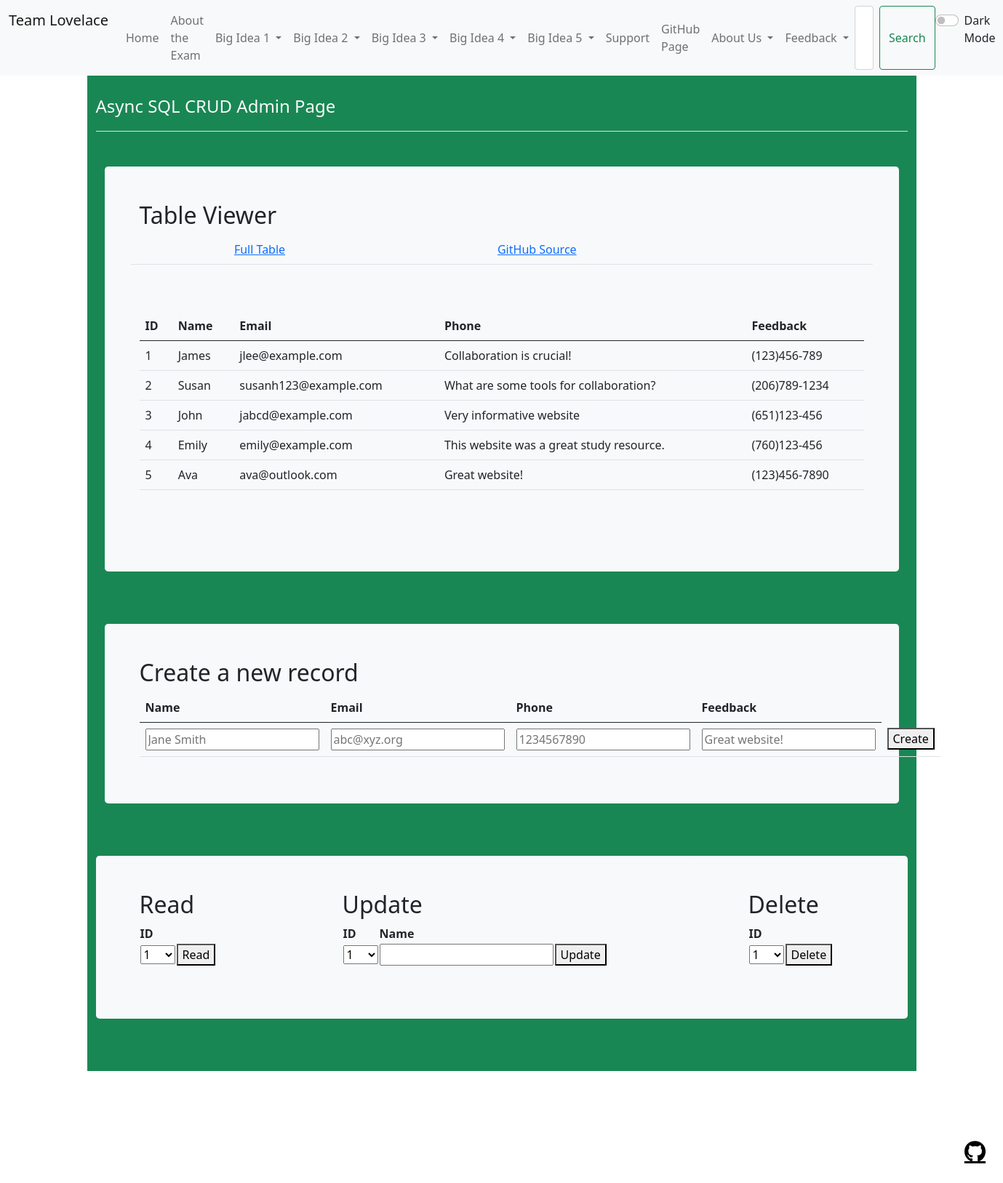
Screenshot of /crud_api/ with the database file from the repository.
### crud/model.py (models this page shows, shortened)
class Users(db.Model):
    userID = db.Column(db.Integer, primary_key=True)
    name = db.Column(db.String(255), unique=False, nullable=False)
    email = db.Column(db.String(255), unique=False, nullable=False)
    phone = db.Column(db.String(255), unique=False, nullable=False)
    feedback = db.Column(db.String(255), unique=True, nullable=False)
    def read(self):
        return {
            "userID": self.userID,
            "name": self.name,
            "email": self.email,
            "phone": self.phone,
            "feedback": self.feedback
        }

### crud/app_crud_api.py (the view)
@app_crud_api.route('/')
def crud_api():
    return render_template("crud_async.html", table=users_all())

### crud/sql.py (called while the page is built)
def users_all():
    return users_all_alc()

def users_all_alc():
    table = Users.query.all()
    json_ready = [peep.read() for peep in table]
    return json_ready

### crud/templates/crud/crud_async.html (shortened to what this page needs)
<!DOCTYPE html>
{% extends "layout.html" %}
{% block content %}
    <div class="container py-4 text-light bg-success">
        <header class="pb-3 mb-4 border-bottom">
            <div class="d-flex align-items-center text-light text-decoration-none">
                <span class="fs-4">Async SQL CRUD Admin Page</span>
            </div>
        </header>
        <div class="container py-4">
            <div class="p-5 mb-4 bg-light text-dark rounded-3">
                <h2>Table Viewer</h2>
                <div class="row align-items-md-stretch">
                    <table class="table">
                        <tbody>
                        <tr>
                            <td></td>
                            <td></td>
                            <td><a href={{url_for('crud_api.crud_api')}}>Full Table </a></td>
                            <td><a href="https://github.com/nighthawkcoders/nighthawk_csp/tree/master/crud">GitHub Source</a></td>
                        </tr>
                        </tbody>
                    </table>
                </div>
                <div class="row align-items-md-stretch">
                    <div class="container-fluid py-5">
                        <table class="table" id="users">
                            <thead>
                            <tr>
                                <th>ID</th>
                                <th>Name</th>
                                <th>Email</th>
                                <th>Phone</th>
                                <th>Feedback</th>
                            </tr>
                            </thead>
                            <tbody id="result">
                            {% for row in table %}
                                {% set pn = "" ~ row['phone'] %}
                                {% set pnf = "(" ~ pn[0:3] ~ ")" ~ pn[3:6] ~ "-" ~ pn[6:10] %}
                                <tr>
                                    <td>{{ row['userID'] }}</td>
                                    <td>{{ row['name'] }}</td>
                                    <td>{{ row['email'] }}</td>
                                    <td>{{ row['feedback'] }}</td>
                                    <td>{{ pnf }}</td>
                                </tr>
                            {% endfor %}
                            </tbody>
                        </table>
                    </div>
                </div>
            </div>
        </div>
        <div class="container py-4">
            <div class="p-5 mb-4 bg-light text-dark rounded-3">
                <h2>Create a new record</h2>
                <table class="table">
                    <thead>
                    <tr>
                        <th><label for="name">Name</label></th>
                        <th><label for="email">Email</label></th>
                        <th><label for="phone">Phone</label></th>
                        <th><label for="feedback">Feedback</label></th>
                    </tr>
                    </thead>
                    <tbody>
                    <tr>
                        <td><input type="text" name="name" id="name" placeholder="Jane Smith" required></td>
                        <td><input type="email" name="email" id="email" placeholder="abc@xyz.org" required></td>
                        <td><input type="tel" name="phone" id="phone" pattern="[0-9]{10}" placeholder="1234567890" required></td>
                        <td><input type="text" name="feedback" id="feedback" placeholder="Great website!" required></td>
                        <td><button onclick="create_User()">Create</button></td>
                    </tr>
                    </tbody>
                </table>
            </div>
        </div>
        <div class="container py-4">
            <div class="row mb-4 bg-light text-dark rounded-3">
                <div class="col-md-3">
                    <div class="p-5 mb-4 bg-light text-dark rounded-3">
                        <h2>Read</h2>
                        <table id="read_table">
                            <tr><th><label for="read_userid">ID</label></th></tr>
                            <tr>
                                <td>
                                    <select name="userid" id="read_userid">
                                        <optgroup id="ogr_userid" label="userid" >
                                            {% for row in table %}
                                                <option id="option" label="{{ row['userID'] }}">{{ row['userID'] }}</option>
                                            {% endfor %}
                                        </optgroup>
                                    </select>
                                </td>
                                <td>
                                    <button onclick="read_User()">Read</button>
                                </td>
                            </tr>
                        </table>
                    </div>
                </div>
                <div class="col-md-6">
                    <div class="p-5 mb-4 bg-light text-dark rounded-3">
                        <h2>Update</h2>
                        <table id="update_table">
                            <tr>
                                <th><label for="update_userid">ID</label></th>
                                <th><label for="update_name">Name</label></th>
                            </tr>
                            <tr>
                                <td>
                                    <select name="userid" id="update_userid">
                                        <optgroup id="ogu_userid" label="userid" >
                                            {% for row in table %}
                                                <option label="{{ row['userID'] }}">{{ row['userID'] }}</option>
                                            {% endfor %}
                                        </optgroup>
                                    </select>
                                </td>
                                <td><input type="text" name="name" id="update_name" required></td>
                                <td> <button onclick="update_User()">Update</button>
                                </td>
                            </tr>
                        </table>
                    </div>
                </div>
                <div class="col-md-3">
                    <div class="p-5 mb-4 bg-light text-dark rounded-3">
                        <h2>Delete</h2>
                        <table id="read_table">
                            <tr><th><label for="delete_userid">ID</label></th></tr>
                            <tr>
                                <td>
                                    <select name="userid" id="delete_userid">
                                        <optgroup id="ogd_userid" label="userid">
                                            {% for row in table %}
                                                <option label="{{ row['userID'] }}">{{ row['userID'] }}</option>
                                            {% endfor %}
                                        </optgroup>
                                    </select>
                                </td>
                                <td><button onclick="delete_User()">Delete</button></td>
                            </tr>
                        </table>
                    </div>
                </div>
            </div>
        </div>
    </div>
{% endblock %}

### rows the page displays
Users: userID "1", name "James", email "jlee@example.com", feedback "Collaboration is crucial!", pnf "(123)456-789"
Users: userID "2", name "Susan", email "susanh123@example.com", feedback "What are some tools for collaboration?", pnf "(206)789-1234"
Users: userID "3", name "John", email "jabcd@example.com", feedback "Very informative website", pnf "(651)123-456"
Users: userID "4", name "Emily", email "emily@example.com", feedback "This website was a great study resource.", pnf "(760)123-456"
Users: userID "5", name "Ava", email "ava@outlook.com", feedback "Great website!", pnf "(123)456-7890"

### other values shown
form field userid "1"
